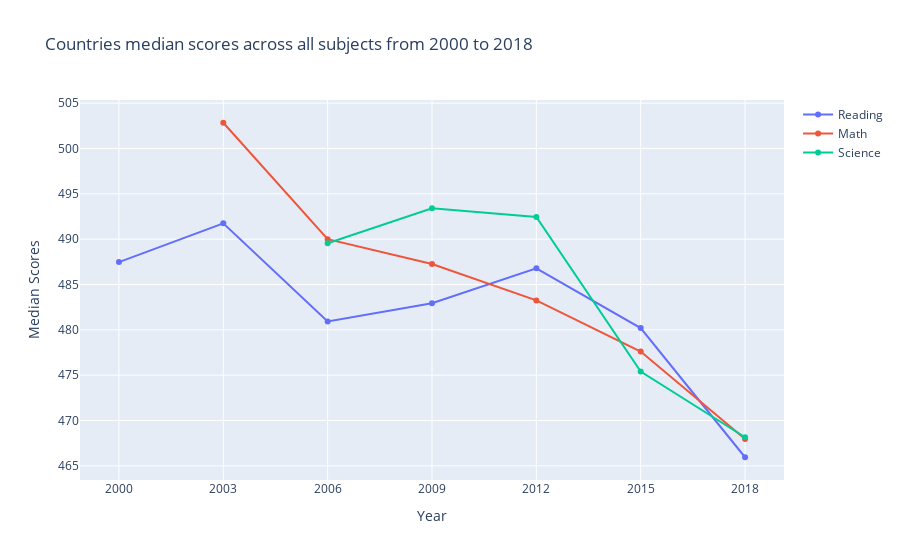

Notebook cell for this chart:
### Code cell
med_reading_year = []
med_math_year = []
med_sci_year = []

#year_go = sci_avg2.loc['Year'].unique().tolist()

for i in range(7):
    med_reading_year.append(readings_avg2.groupby('Year').median()['avg'][i])
    med_math_year.append(math_avg2.groupby('Year').median()['avg'][i])
    med_sci_year.append(sci_avg2.groupby('Year').median()['avg'][i])


fig = go.Figure()
fig.add_trace(go.Scatter(x=sci_avg2['Year'].unique().tolist(), y=med_reading_year,
                mode='lines+markers',
                name='Reading'))

fig.add_trace(go.Scatter(x=sci_avg2['Year'].unique().tolist(), y=med_math_year,
                mode='lines+markers',
                name='Math'))

fig.add_trace(go.Scatter(x=sci_avg2['Year'].unique().tolist(), y=med_sci_year,
                mode='lines+markers',
                name='Science'))

fig.update_layout(title='Countries median scores across all subjects from 2000 to 2018',
                   xaxis_title='Year',
                   yaxis_title='Median Scores') 

fig.show()
fig.write_html("all_country_med_trend.html")

### Figure 1 — Plotly figure (JSON) as saved in the notebook; plotly's stock layout.template omitted (floating-point values rounded to 4 significant figures)
{"data": [{"mode": "lines+markers", "name": "Reading", "type": "scatter", "x": ["2000", "2003", "2006", "2009", "2012", "2015", "2018"], "y": [487.5, 491.7, 480.9, 482.9, 486.8, 480.2, 466.0]}, {"mode": "lines+markers", "name": "Math", "type": "scatter", "x": ["2000", "2003", "2006", "2009", "2012", "2015", "2018"], "y": [null, 502.8, 490.0, 487.3, 483.2, 477.6, 468.0]}, {"mode": "lines+markers", "name": "Science", "type": "scatter", "x": ["2000", "2003", "2006", "2009", "2012", "2015", "2018"], "y": [null, null, 489.5, 493.4, 492.4, 475.4, 468.2]}], "layout": {"title": {"text": "Countries median scores across all subjects from 2000 to 2018"}, "xaxis": {"title": {"text": "Year"}}, "yaxis": {"title": {"text": "Median Scores"}}}}
